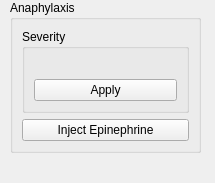
<?xml version="1.0" encoding="UTF-8"?>
<ui version="4.0">
 <class>AnaphylaxisShowcaseWidget</class>
 <widget class="QDockWidget" name="AnaphylaxisShowcaseWidget">
  <property name="geometry">
   <rect>
    <x>0</x>
    <y>0</y>
    <width>215</width>
    <height>183</height>
   </rect>
  </property>
  <property name="minimumSize">
   <size>
    <width>215</width>
    <height>38</height>
   </size>
  </property>
  <property name="maximumSize">
   <size>
    <width>215</width>
    <height>524287</height>
   </size>
  </property>
  <property name="windowTitle">
   <string>DockWidget</string>
  </property>
  <widget class="QWidget" name="AnaphylaxisShowcase">
   <widget class="QGroupBox" name="AnaphylaxisGroupBox">
    <property name="geometry">
     <rect>
      <x>10</x>
      <y>0</y>
      <width>191</width>
      <height>153</height>
     </rect>
    </property>
    <property name="title">
     <string>Anaphylaxis</string>
    </property>
    <layout class="QGridLayout" name="gridLayout">
     <item row="2" column="0">
      <widget class="QPushButton" name="EpiButton">
       <property name="text">
        <string>Inject Epinephrine</string>
       </property>
      </widget>
     </item>
     <item row="1" column="0">
      <widget class="QGroupBox" name="ObstructionGroupBox">
       <property name="sizePolicy">
        <sizepolicy hsizetype="Preferred" vsizetype="Preferred">
         <horstretch>0</horstretch>
         <verstretch>0</verstretch>
        </sizepolicy>
       </property>
       <property name="title">
        <string>Severity</string>
       </property>
       <layout class="QVBoxLayout" name="verticalLayout_2">
        <item>
         <widget class="pqDoubleRangeWidget" name="SeveritySlider" native="true">
          <property name="sizePolicy">
           <sizepolicy hsizetype="Maximum" vsizetype="Preferred">
            <horstretch>0</horstretch>
            <verstretch>0</verstretch>
           </sizepolicy>
          </property>
          <property name="maximum" stdset="0">
           <number>1</number>
          </property>
          <property name="minimum" stdset="0">
           <number>0</number>
          </property>
         </widget>
        </item>
        <item>
         <widget class="QPushButton" name="ObsButton">
          <property name="text">
           <string>Apply</string>
          </property>
         </widget>
        </item>
       </layout>
      </widget>
     </item>
    </layout>
   </widget>
  </widget>
 </widget>
 <customwidgets>
  <customwidget>
   <class>pqDoubleRangeWidget</class>
   <extends>QWidget</extends>
   <header>pqDoubleRangeWidget.h</header>
   <container>1</container>
  </customwidget>
 </customwidgets>
 <resources/>
 <connections/>
</ui>
